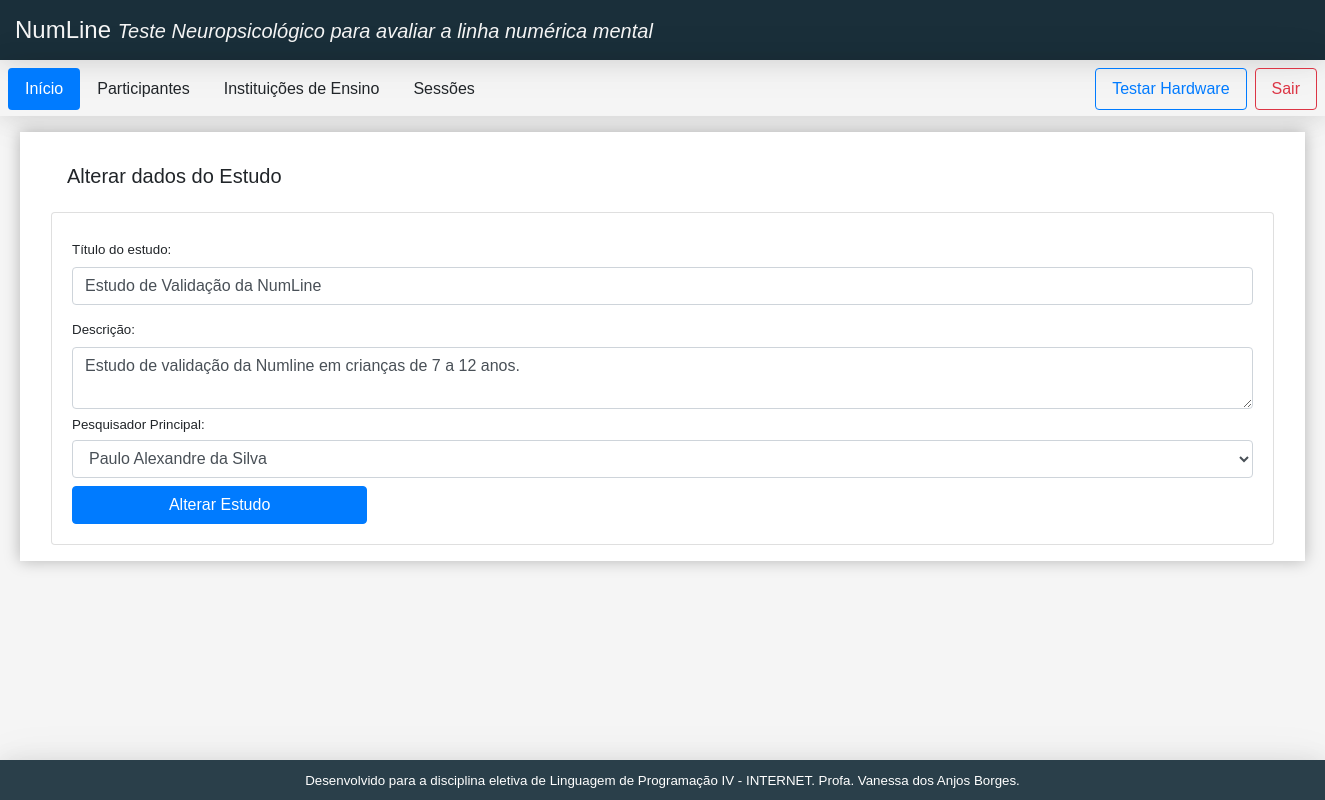
/study_alter.php?parem=alter&idEstudo=1 (signed in), run on the app's committed database.
### tables this page shows
CREATE TABLE IF NOT EXISTS `estudos` (
  `idEstudo` int NOT NULL AUTO_INCREMENT,
  `titulo` varchar(90) DEFAULT NULL,
  `descricao` text,
  `Usuarios_idPesquisadorPrincipal` int DEFAULT NULL,
  PRIMARY KEY (`idEstudo`),
  KEY `fk_Estudos_Usuarios1_idx` (`Usuarios_idPesquisadorPrincipal`)
);

### classes/model/dao/EstudoDAO.class.php (called while the page is built, shortened)
<?php
class EstudoDAO {
    public function consultarId($idEstudo){
        $this->sql = "SELECT * from estudos where idEstudo = :idEstudo";
        try {
            $conexao = new Conexao();
            $executar = $conexao->getCon()->prepare($this->sql);
            $executar->bindValue(":idEstudo", $idEstudo);
            $executar->execute();
            return $executar->fetch();
        } catch (Exception $e) {
            return 0;
        }
     }
}

### classes/config/Conexao.class.php (called while the page is built)
<?php
class Conexao {
    private $con;
    public function __construct(){
        $this->con = new PDO(
            "mysql:host=localhost; dbname=eletiva_web",
            "root",
            "1986Ab14"
        );
    }
    public function getCon(){
        return $this->con;
    }
}
?>

### classes/model/dao/UsuarioDAO.class.php (called while the page is built, shortened)
<?php
class UsuarioDAO {
    public function consultar() {
        $this->sql = "SELECT * FROM usuarios";
        try {
            $conexao = new Conexao();
            $resultado = $conexao->getCon();
            return $resultado->query($this->sql);
        } catch (Exception $e) {
            echo "Conexão não estabelecida";
            return 0;
        }
    }
}

### study_alter.php (the view, shortened to what this page needs)
<!doctype html>
<html lang="pt-BR">
<head>
    <link rel="stylesheet" href="https://stackpath.bootstrapcdn.com/bootstrap/4.5.2/css/bootstrap.min.css">
    <link href="//netdna.bootstrapcdn.com/font-awesome/3.2.1/css/font-awesome.css" rel="stylesheet">
    <link rel="stylesheet" href="template/style.css">
    <link rel="stylesheet" href="https://cdn.datatables.net/1.10.22/css/jquery.dataTables.min.css" rel="stylesheet">
<?php
    require_once("classes/config/Conexao.class.php");
    require_once("classes/model/dao/EstudoDAO.class.php");
    require_once("classes/model/dao/UsuarioDAO.class.php");
?>
</head>
<body>
    <div id="root">
        <div class="app">
            <?php require_once("template/header.php"); ?>
            <?php require_once("template/menu.php"); ?>
            <main class="content">
                <div class="container-fluid ">
                    <div class="p-3 mt-3">
                        <p class="h5 p-3">
                            Alterar dados do Estudo
                        </p>
                            <div class="card card-body">
                            <?php
                            if (!isset($_POST['btnAltEstudo'])) {
                                $id = $_GET['idEstudo'];
                                $dao = new EstudoDAO();
                                $resultado = $dao->consultarId($id);
                                if ($resultado != 0) {
                                    ?>
                                    <form action="" method="post">
                                    <div class="row ">
                                        <div class="col">
                                            <label for="titulo" class="col-form-label " >Título do estudo:</label>
                                            <input type="text" class="form-control mb-2" id="titulo" name="titulo" required value="<?= $resultado['titulo'] ?>">
                                        </div>
                                    </div>
                                    <div class="row">
                                        <div class="col">
                                            <label for="descricao" class="col-form-label">Descrição:</label>
                                            <textarea class="form-control" name="descricao" ><?= $resultado['descricao'] ?></textarea>
                                        </div>
                                    </div>
                                    <div class="row mt-2">
                                        <div class="col">
                                            <label for="Usuarios_idPesquisadorPrincipal" class="ccol-form-label">Pesquisador Principal:</label>
                                            <select name="Usuarios_idPesquisadorPrincipal" class="form-control mb-2" >
                                            <?php
                                                $dao = new UsuarioDAO();
                                                $usuarios = $dao->consultar();
                                                while ($linha = $usuarios->fetch(PDO::FETCH_ASSOC)) {
                                                    if($linha['TipoDeUsuario_idTipoUsuario'] == 1) {
                                                        if ($linha['idUsuario'] == $resultado['Usuarios_idPesquisadorPrincipal']) {
                                                            ?>
                                                            <option value="<?= $linha['idUsuario'] ?>" selected><?= $linha['nome'] ?></option>
                                                        <?php
                                                        } else {?>
                                                        ?>
                                                        <option value="<?= $linha['idUsuario'] ?>"><?= $linha['nome'] ?></option>
                                                    <?php
                                                        }
                                                    }
                                                }
                                                ?>
                                            </select>
                                        </div>
                                    </div>
                                    <button class=" btn btn-primary w-25" type="submit" name="btnAltEstudo">Alterar Estudo</button>
                                    </form>
                            <?php
                                }
                            }
                            ?>
                        </div>
                    </div>
                </div>
            </main>
            <?php require_once("template/footer.php"); ?>
        </div>
    </div>
</body>
</html>

### template/style.css (style rules this page uses)
:root { --bg-dark: #1A2F3A; --logo-height: 100px; --header-height: 60px; --nav-height: 56px; --aside-width: 225px; --footer-height: 40px; --shadow: 0 2px 23px 0 rgba(0, 0, 0, 0.1), 0 2px 49px 0 rgba(0, 0, 0, 0.06); }
* { box-sizing: border-box; font-family: 'Montserrat', sans-serif; }
.app { margin: 0px; display: grid; grid-template-columns: 1fr; grid-template-rows: var(--header-height) var(--nav-height) auto var(--footer-height); grid-template-areas: "header" "menu" "content" "footer"; height: 100vh; background-color: #F5F5F5; font: -webkit-control; }
main.content { grid-area: content; padding: 0px 15px 0 15px; width: 1315px; margin: 0 auto; }
main>div { background-color: #FFF; -webkit-box-shadow: 0px 0px 15px #0004; box-shadow: 0px 0px 15px #0004; }

### data on the page
estudos: titulo "Estudo de Validação da NumLine", descricao "Estudo de validação da Numline em crianças de 7 a 12 anos."

### other printed values
form field Usuarios_idPesquisadorPrincipal "Paulo Alexandre da Silva"
